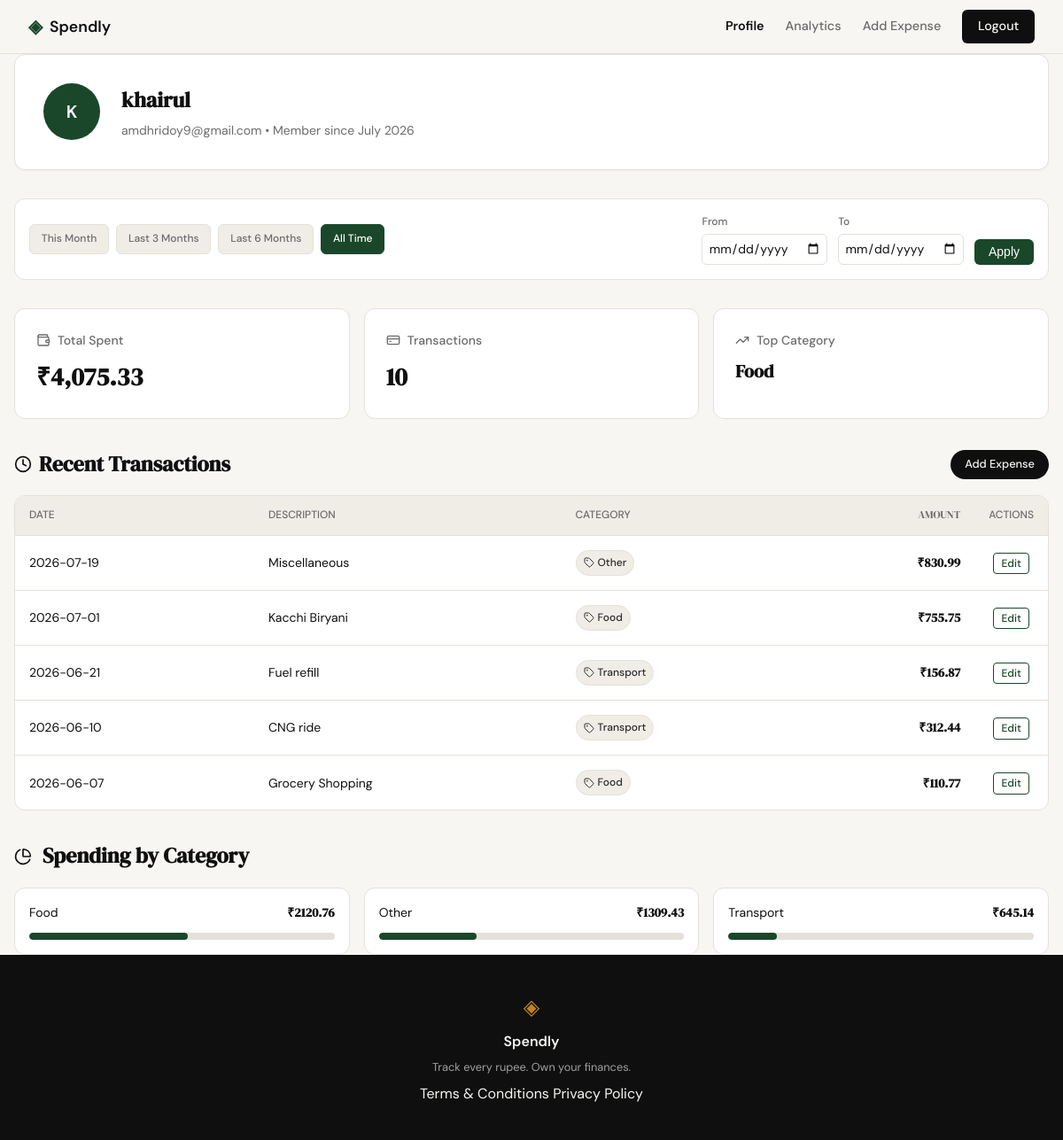
/profile (signed in), run on an earlier commit of the app's database.
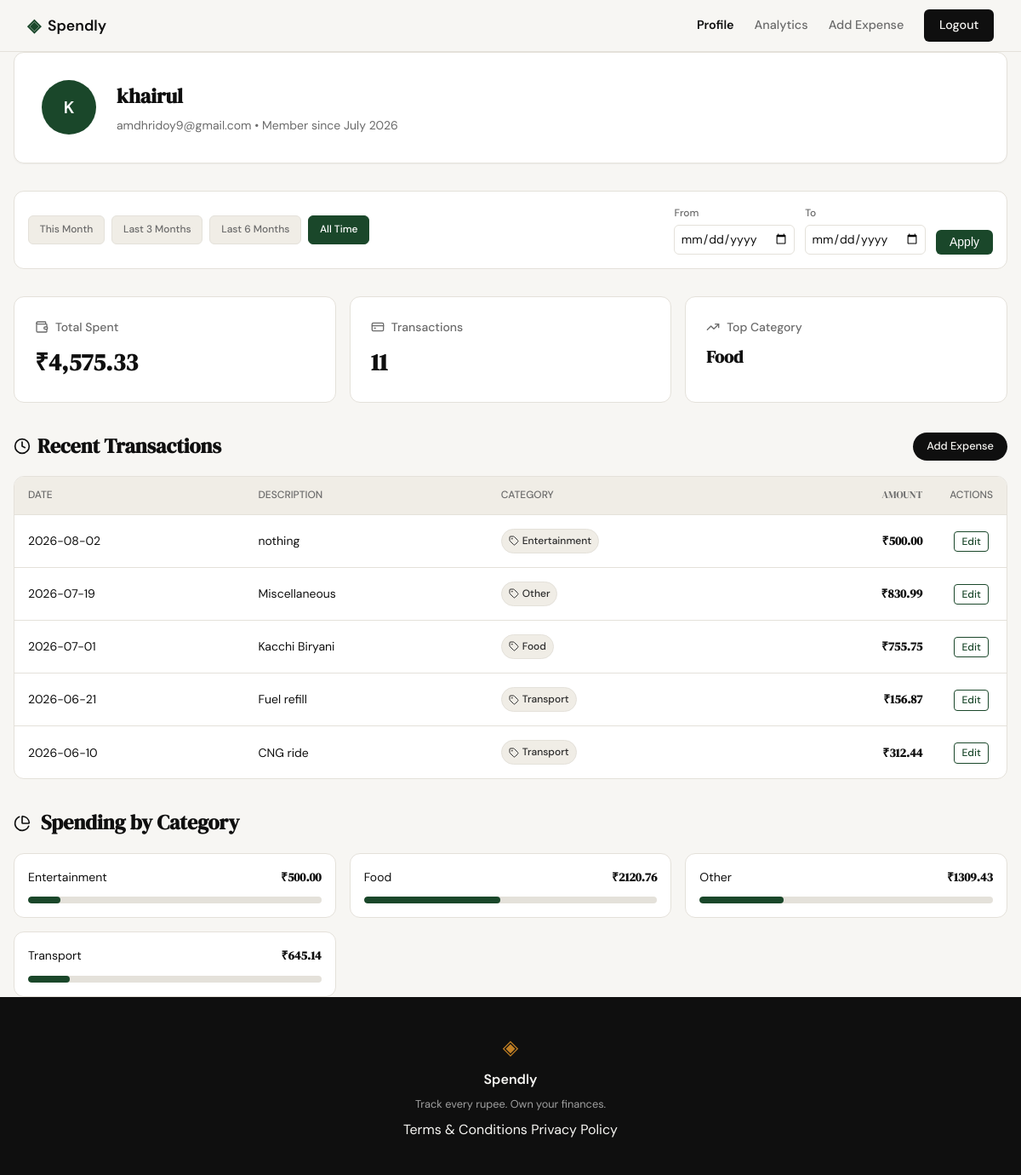
And on a later commit of the database.
### tables this page shows
CREATE TABLE users (
                id INTEGER PRIMARY KEY AUTOINCREMENT,
                name TEXT NOT NULL,
                email TEXT UNIQUE NOT NULL,
                password_hash TEXT NOT NULL,
                created_at TEXT DEFAULT (datetime('now'))
            );

CREATE TABLE expenses (
                id INTEGER PRIMARY KEY AUTOINCREMENT,
                user_id INTEGER NOT NULL,
                amount REAL NOT NULL,
                category TEXT NOT NULL,
                date TEXT NOT NULL,
                description TEXT,
                created_at TEXT DEFAULT (datetime('now')),
                FOREIGN KEY (user_id) REFERENCES users (id)
            );

### app.py (the view)
@app.route("/profile")
@login_required
def profile():
    user_id = session.get('user_id')
    date_from, date_to, presets = get_date_filter_params(request.args)
    user = get_user_by_id(user_id)
    stats = get_user_stats(user_id, date_from, date_to)
    transactions = get_user_transactions(user_id, date_from=date_from, date_to=date_to)
    categories = get_category_breakdown(user_id, date_from, date_to)
    if not user:
        abort(404)
    try:
        dt = datetime.strptime(user['created_at'], '%Y-%m-%d %H:%M:%S')
        member_since = dt.strftime('%B %Y')
    except (ValueError, TypeError):
        member_since = "Unknown"
    user_data = {
        "name": user['name'],
        "email": user['email'],
        "member_since": member_since
    }
    summary_stats = {
        "total_spent": f"{stats['total_spent']:,.2f}",
        "transaction_count": stats['transaction_count'],
        "top_category": stats['top_category'] or "N/A"
    }
    return render_template(
        "profile.html",
        user=user_data,
        stats=summary_stats,
        transactions=transactions,
        categories=categories,
        presets=presets,
        active_filter={"from": date_from, "to": date_to}
    )

### app.py (called while the page is built)
def login_required(f):
    @wraps(f)
    def decorated_function(*args, **kwargs):
        if 'user_id' not in session:
            flash("Please sign in to access this page", "error")
            return redirect(url_for('login'))
        return f(*args, **kwargs)
    return decorated_function

### database/db.py (called while the page is built)
def get_db():
    db_path = current_app.config.get('DATABASE', "spendly.db")
    conn = sqlite3.connect(db_path)
    conn.row_factory = sqlite3.Row
    conn.execute("PRAGMA foreign_keys = ON")
    return conn

def get_user_by_id(user_id):
    with get_db() as conn:
        return conn.execute("SELECT * FROM users WHERE id = ?", (user_id,)).fetchone()

def get_user_transactions(user_id, limit=5, date_from=None, date_to=None):
    with get_db() as conn:
        where_clause = "WHERE user_id = ?"
        params = [user_id]
        if date_from and date_to:
            where_clause += " AND date BETWEEN ? AND ?"
            params.extend([date_from, date_to])
        params.append(limit)
        return conn.execute(
            f"SELECT id, date, description, category, amount FROM expenses {where_clause} ORDER BY date DESC LIMIT ?",
            params
        ).fetchall()

### templates/profile.html (shortened to what this page needs)
{% extends "base.html" %}
{% block head %}
<link rel="stylesheet" href="{{ url_for('static', filename='css/profile.css') }}">
{% endblock %}
{% block content %}
<div class="profile-container">
    <header class="user-card">
        <div class="user-avatar">
            {{ user.name[0] }}
        </div>
        <div class="user-details">
            <h1>{{ user.name }}</h1>
            <p>{{ user.email }} &bull; Member since {{ user.member_since }}</p>
        </div>
    </header>
    <div class="filter-bar">
        <div class="filter-presets">
            <a href="{{ url_for('profile', date_from=presets.this_month.from, date_to=presets.this_month.to) }}"
               class="preset-btn {{ 'active' if active_filter.from == presets.this_month.from and active_filter.to == presets.this_month.to else '' }}">
               This Month
            </a>
            <a href="{{ url_for('profile', date_from=presets.last_3_months.from, date_to=presets.last_3_months.to) }}"
               class="preset-btn {{ 'active' if active_filter.from == presets.last_3_months.from and active_filter.to == presets.last_3_months.to else '' }}">
               Last 3 Months
            </a>
            <a href="{{ url_for('profile', date_from=presets.last_6_months.from, date_to=presets.last_6_months.to) }}"
               class="preset-btn {{ 'active' if active_filter.from == presets.last_6_months.from and active_filter.to == presets.last_6_months.to else '' }}">
               Last 6 Months
            </a>
            <a href="{{ url_for('profile') }}"
               class="preset-btn {{ 'active' if not active_filter.from and not active_filter.to else '' }}">
               All Time
            </a>
        </div>
        <form class="filter-custom" method="GET" action="{{ url_for('profile') }}">
            <div class="filter-group">
                <label for="date_from">From</label>
                <input type="date" id="date_from" name="date_from" value="{{ active_filter.from or '' }}">
            </div>
            <div class="filter-group">
                <label for="date_to">To</label>
                <input type="date" id="date_to" name="date_to" value="{{ active_filter.to or '' }}">
            </div>
            <button type="submit" class="apply-btn">Apply</button>
        </form>
    </div>
    <section class="stats-grid">
        <div class="stat-card">
            <div class="stat-header">
                <i data-lucide="wallet" style="width:16px; height:16px;"></i>
                Total Spent
            </div>
            <div class="stat-value">₹{{ stats.total_spent }}</div>
        </div>
        <div class="stat-card">
            <div class="stat-header">
                <i data-lucide="credit-card" style="width:16px; height:16px;"></i>
                Transactions
            </div>
            <div class="stat-value">{{ stats.transaction_count }}</div>
        </div>
        <div class="stat-card">
            <div class="stat-header">
                <i data-lucide="trending-up" style="width:16px; height:16px;"></i>
                Top Category
            </div>
            <div class="stat-value" style="font-size: 1.25rem;">{{ stats.top_category }}</div>
        </div>
    </section>
    <section>
        <div class="section-header" style="display: flex; justify-content: space-between; align-items: center;">
            <div style="display: flex; align-items: center; gap: 0.5rem;">
                <i data-lucide="clock" style="width:20px; height:20px;"></i>
                <h2 style="margin: 0;">Recent Transactions</h2>
            </div>
            <a href="{{ url_for('add_expense') }}" class="btn-primary" style="font-size: 0.8rem; padding: 0.4rem 1rem;">Add Expense</a>
        </div>
        <div class="tx-card">
            {% if transactions %}
            <table class="tx-table">
                <thead>
                    <tr>
                        <th>Date</th>
                        <th>Description</th>
                        <th>Category</th>
                        <th class="amount-cell">Amount</th>
                        <th class="action-cell">Actions</th>
                    </tr>
                </thead>
                <tbody>
                    {% for tx in transactions %}
                    <tr>
                        <td>{{ tx.date }}</td>
                        <td>{{ tx.description }}</td>
                        <td>
                            <span class="category-badge">
                                <i data-lucide="tag" style="width:12px; height:12px;"></i>
                                {{ tx.category }}
                            </span>
                        </td>
                        <td class="amount-cell">₹{{ "%.2f"|format(tx.amount) }}</td>
                        <td class="action-cell">
                            <a href="{{ url_for('edit_expense', id=tx.id) }}" class="edit-link">Edit</a>
                        </td>
                    </tr>
                    {% endfor %}
                </tbody>
            </table>
            {% else %}
            <div class="empty-state">
                <p>No transactions found. Start adding expenses to see your history!</p>
            </div>
            {% endif %}
        </div>
    </section>
    <section>
        <div class="section-header">
            <i data-lucide="pie-chart" style="width:20px; height:20px;"></i>
            <h2>Spending by Category</h2>
        </div>
        <div class="category-grid">
            {% for cat in categories %}
            <div class="cat-item">
                <div class="cat-info">
                    <span>{{ cat.category }}</span>
                    <span class="amount-cell">₹{{ "%.2f"|format(cat.amount) }}</span>
                </div>
                <div class="cat-bar-bg">
                    <div class="cat-bar-fill" style="width: {{ cat.percentage }}%;"></div>
                </div>
            </div>
            {% endfor %}
        </div>
    </section>
</div>
{% endblock %}

### templates/base.html (shortened to what this page needs)
<!DOCTYPE html>
<html lang="en">
<head>
    <link rel="stylesheet" href="{{ url_for('static', filename='css/style.css') }}">
    {% block head %}{% endblock %}
</head>
<body>
    <nav class="navbar">
        <div class="nav-inner">
            <a href="{{ url_for('landing') }}" class="nav-brand">
                <span class="brand-icon">◈</span>
                <span class="brand-name">Spendly</span>
            </a>
            <div class="nav-links">
                {% if session.get('user_id') %}
                    <a href="{{ url_for('profile') }}" class="{{ 'active' if request.endpoint == 'profile' }}">Profile</a>
                    <a href="{{ url_for('analytics') }}" class="{{ 'active' if request.endpoint == 'analytics' }}">Analytics</a>
                    <a href="{{ url_for('add_expense') }}" class="{{ 'active' if request.endpoint == 'add_expense' }}">Add Expense</a>
                    <a href="{{ url_for('logout') }}" class="nav-cta">Logout</a>
                {% else %}
                    <a href="{{ url_for('login') }}">Sign in</a>
                    <a href="{{ url_for('register') }}" class="nav-cta">Get started</a>
                {% endif %}
            </div>
        </div>
    </nav>
    <main class="main-content">
        {% block content %}{% endblock %}
    </main>
    <footer class="footer">
        <div class="footer-inner">
            <span class="brand-icon">◈</span>
            <span class="footer-name">Spendly</span>
            <p class="footer-copy">Track every rupee. Own your finances.</p>
            <div class="footer-links">
                <a href="{{ url_for('terms') }}">Terms & Conditions</a>
                <a href="{{ url_for('privacy') }}">Privacy Policy</a>
            </div>
        </div>
    </footer>
</body>
</html>

### static/css/style.css (style rules this page uses)
:root { --ink: #0f0f0f; --ink-soft: #2d2d2d; --ink-muted: #6b6b6b; --ink-faint: #a0a0a0; --paper: #f7f6f3; --paper-warm: #f0ede6; --paper-card: #ffffff; --accent: #1a472a; --accent-light: #e8f0eb; --accent-2: #c17f24; --accent-2-light: #fdf3e3; --danger: #c0392b; --danger-light: #fdecea; --border: #e4e1da; --border-soft: #eeebe4; --font-display: 'DM Serif Display', Georgia, serif; --font-body: 'DM Sans', system-ui, sans-serif; --max-width: 1200px; --auth-width: 440px; --radius-sm: 6px; --radius-md: 12px; --radius-lg: 20px; }
*, *::before, *::after { box-sizing: border-box; margin: 0; padding: 0; }
html { font-size: 16px; scroll-behavior: smooth; }
body { background: var(--paper); color: var(--ink); font-family: var(--font-body); font-size: 1rem; line-height: 1.6; -webkit-font-smoothing: antialiased; }
a { color: inherit; text-decoration: none; }
.navbar { position: sticky; top: 0; z-index: 100; background: var(--paper); border-bottom: 1px solid var(--border); padding: 0 2rem; }
.nav-inner { max-width: var(--max-width); margin: 0 auto; height: 60px; display: flex; align-items: center; justify-content: space-between; }
.nav-brand { display: flex; align-items: center; gap: 0.5rem; font-family: var(--font-body); font-weight: 600; font-size: 1.1rem; color: var(--ink); }
.brand-icon { color: var(--accent); font-size: 1.3rem; }
.brand-name { color: var(--ink); }
.nav-links { display: flex; align-items: center; gap: 1.5rem; font-size: 0.9rem; font-weight: 500; }
.nav-links a { color: var(--ink-muted); transition: color 0.2s; }
.nav-links a:hover, .nav-links a.active { color: var(--ink); font-weight: 600; }
.nav-cta { background: var(--ink) !important; color: var(--paper) !important; padding: 0.45rem 1.1rem; border-radius: var(--radius-sm); transition: background 0.2s !important; }
.main-content { min-height: calc(100vh - 60px - 100px); }
.btn-primary { display: inline-block; background: var(--ink); color: var(--paper); padding: 0.65rem 1.5rem; border-radius: 999px; font-family: var(--font-body); font-size: 0.9rem; font-weight: 500; cursor: pointer; border: none; transition: background 0.2s; text-decoration: none; }
.footer { background: var(--ink); color: var(--paper); padding: 2.5rem 2rem; text-align: center; }
.footer-inner { display: flex; flex-direction: column; align-items: center; gap: 0.4rem; }
.footer .brand-icon { color: var(--accent-2); font-size: 1.5rem; }
.footer-name { font-weight: 600; font-size: 1rem; }
.footer-copy { font-size: 0.8rem; color: var(--ink-faint); }

What changed in the data, as far as the page shows it:
no longer on this page (row unchanged): expenses: date "2026-06-07", description "Grocery Shopping", category "Food", amount "110.77", shown under "Recent Transactions"
added expenses: date "2026-08-02", description "nothing", category "Entertainment", amount "500.00", {{ cat.percentage }} 10.9 (drawn)
Also different on the page:
{{ stats.total_spent }}: "4,075.33" → "4,575.33"
{{ stats.transaction_count }}: "10" → "11"
{{ cat.percentage }}: 52.0 → 46.4 (drawn)
{{ cat.percentage }}: 32.1 → 28.6 (drawn)
{{ cat.percentage }}: 15.8 → 14.1 (drawn)
